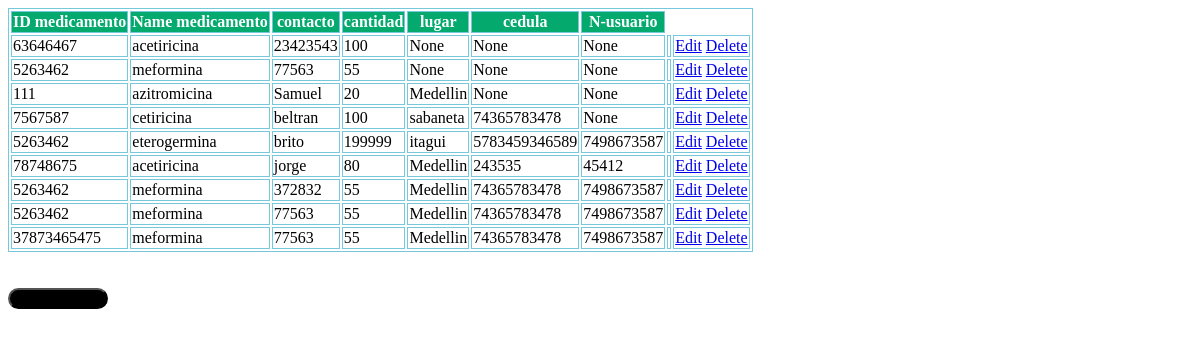
The page /show on the database its author committed.
### employee/models.py (models this page shows, shortened)
class Employee(models.Model):
    eid = models.CharField(max_length=20)
    ename = models.CharField(max_length=100)
    eemail = models.CharField(max_length=30)
    econtact = models.CharField(max_length=15)
    lugarr = models.CharField(max_length=50)
    cedulaa = models.CharField(max_length=40)
    usuarioo = models.CharField(max_length=60)
    class Meta:
        db_table = "employee"

### employee/views.py (the view)
# urls.py: path('show',views.show),
def show(request):
    employees = Employee.objects.all()
    return render(request,"show.html",{'employees':employees})

### employee/templates/show.html (shortened to what this page needs)
<!DOCTYPE html>
<html lang="en">
<head>
    {% load static %}
    <link rel="stylesheet" href="{% static 'css/style.css' %}">
</head>
<body>
    <table>
        <thead>
            <tr>
                <th> ID medicamento</th>
                <th> Name medicamento</th>
                <th>contacto</th>
                <th>cantidad</th>
                <th>lugar</th>
                <th>cedula</th>
                <th>N-usuario</th>
            </tr>
        </thead>
        <tbody>
            {% for employee in employees %}
            <tr>
                <td>{{ employee.eid }}</td>
                <td>{{employee.ename}}</td>
                <td>{{employee.eemail}}</td>
                <td>{{employee.econtact}}</td>
                <td>{{employee.lugarr}}</td>
                <td>{{employee.cedulaa}}</td>
                <td>{{employee.usuarioo}}</td>
                <td></td>
                <td>
                    <a href="/edit/{{ employee.id }}">Edit</a>
                    <a href="/delete/{{employee.id}}">Delete</a>
                </td>
            </tr>
            {% endfor %}
        </tbody>
    </table>
    <br>
    <br>
    <button><a style="color:black;" href="/emp">Agregar datos</a></button>
</body>
</html>

### employee/static/style.css (style rules this page uses)
body { background-image: url("https://steemitimages.com/p/gPCasciUWmEwHnsXKML7xF4NE4zxEVyvENsPKp9LmDaFv1fJfB8DP4vE6969WeYikrC76SbzTBnYZRxpEjxt6Tkg663kbqhhD3WBXBaDFgfYyLNXsyZwKsFXUZweLajK2zNbKEEPr29XbBcTJD?format=match&mode=fit"); background-repeat: no-repeat; background-size: cover; background-attachment: fixed; background-position: center center; }
table, th, td { border: 1px solid rgb(118, 200, 221); }
th { background-color: #04AA6D; color: white; }
button { border-radius: 12px; color: beige; background-color: black; cursor: pointer; }

### rows shown on the page
Employee: eid "63646467", ename "acetiricina", eemail "23423543", econtact "100", lugarr "None", cedulaa "None", usuarioo "None"
Employee: eid "5263462", ename "meformina", eemail "77563", econtact "55", lugarr "None", cedulaa "None", usuarioo "None"
Employee: eid "111", ename "azitromicina", eemail "Samuel", econtact "20", lugarr "Medellin", cedulaa "None", usuarioo "None"
Employee: eid "7567587", ename "cetiricina", eemail "beltran", econtact "100", lugarr "sabaneta", cedulaa "74365783478", usuarioo "None"
Employee: eid "5263462", ename "eterogermina", eemail "brito", econtact "199999", lugarr "itagui", cedulaa "5783459346589", usuarioo "7498673587"
Employee: eid "78748675", ename "acetiricina", eemail "jorge", econtact "80", lugarr "Medellin", cedulaa "243535", usuarioo "45412"
Employee: eid "5263462", ename "meformina", eemail "372832", econtact "55", lugarr "Medellin", cedulaa "74365783478", usuarioo "7498673587"
Employee: eid "5263462", ename "meformina", eemail "77563", econtact "55", lugarr "Medellin", cedulaa "74365783478", usuarioo "7498673587"
Employee: eid "37873465475", ename "meformina", eemail "77563", econtact "55", lugarr "Medellin", cedulaa "74365783478", usuarioo "7498673587"
